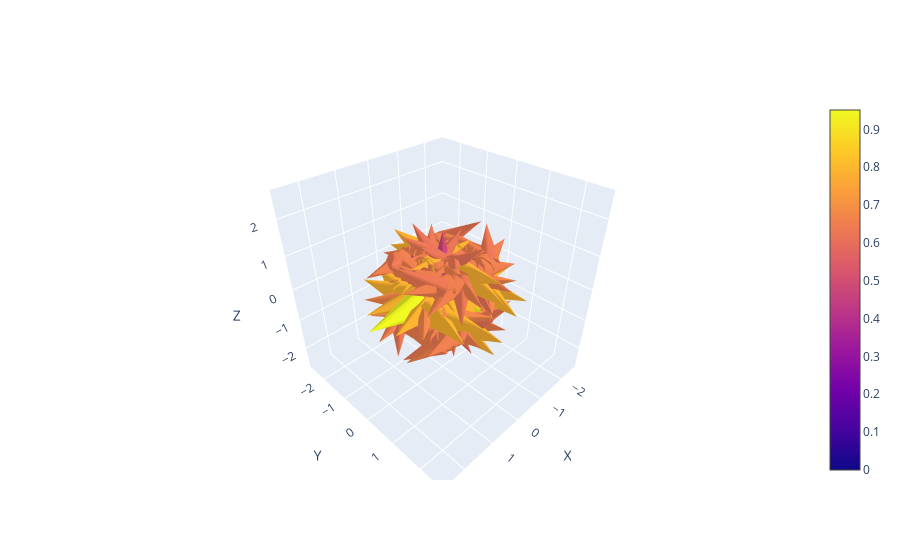

Here is the notebook cell this chart was saved with:
### Code cell
x2, y2, z2 = np.meshgrid(np.arange(-0.8, 1, 0.2),
                      np.arange(-0.8, 1, 0.2),
                      np.arange(-0.8, 1, 0.8))

u2 = np.sin(np.pi * x2) * np.cos(np.pi * y2) * np.cos(np.pi * z2) 
v2 = -np.cos(np.pi * x2) * np.sin(np.pi * y2) * np.cos(np.pi * z2) 
w2 = (np.sqrt(2.0 / 3.0) * np.cos(np.pi * x2) * np.cos(np.pi * y2) * np.sin(np.pi * z2)) 

plotter.plotter(x2, y2, z2, u2, v2, w2)

### Figure 1 — Plotly figure (JSON) as saved in the notebook; plotly's stock layout.template omitted (floating-point values rounded to 4 significant figures; data arrays with more than 128 entries replaced by an {"elided": "..."} marker saying what was removed)
{"data": [{"anchor": "tail", "sizemode": "scaled", "sizeref": 2, "type": "cone", "u": {"elided": "243 float values"}, "v": {"elided": "243 float values"}, "w": {"elided": "243 float values"}, "x": {"elided": "243 float values"}, "y": {"elided": "243 float values"}, "z": {"elided": "243 float values"}}], "layout": {"scene": {"xaxis": {"title": {"text": "X"}}, "yaxis": {"title": {"text": "Y"}}, "zaxis": {"title": {"text": "Z"}}}}}
